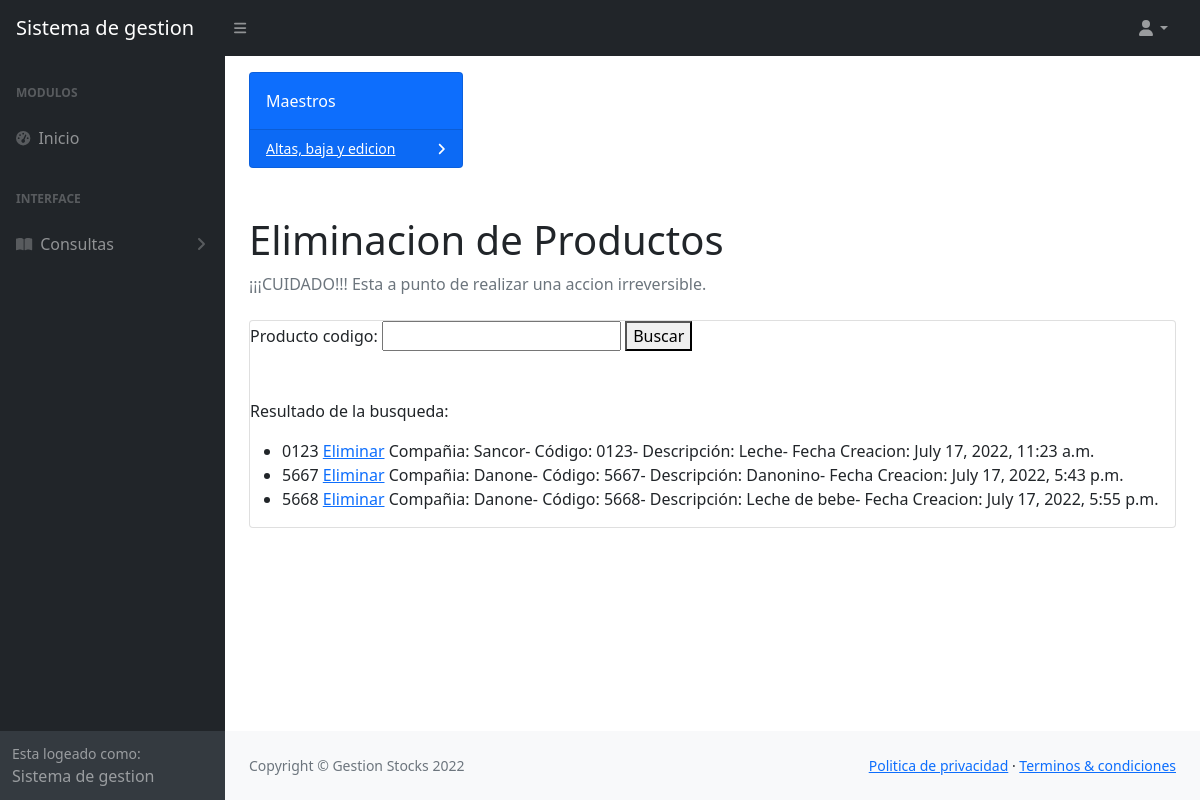
The page /eliminar_producto/ on the database as committed earlier.
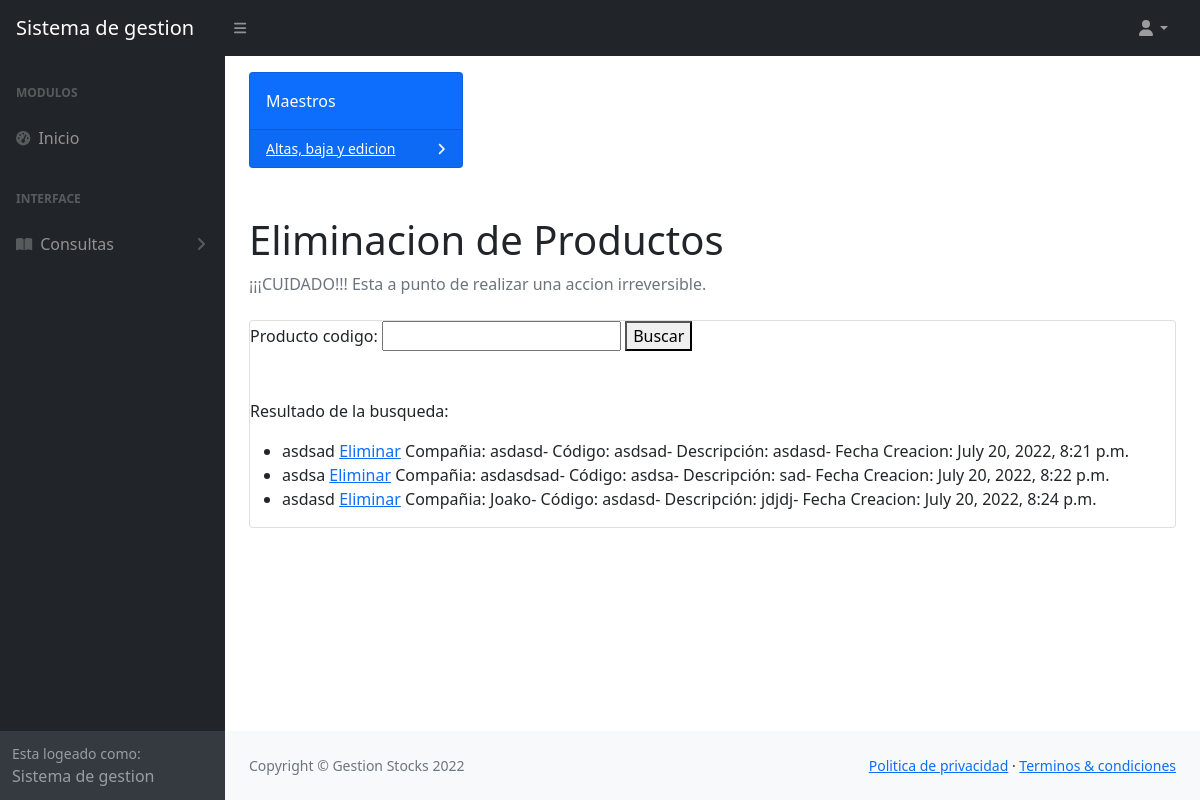
The same page on the database as committed later.
### vistas/models.py (models this page shows)
class Producto(models.Model):
    producto_cia = models.CharField(max_length=15)
    producto_codigo = models.CharField(max_length=10)
    producto_descripcion = models.CharField(max_length=30)
    producto_cantidad = models.IntegerField(null=0) #siempre empiezo en 0
    producto_costo = models.IntegerField(null=0)
    producto_fecha = models.DateTimeField(null=True)
    def __str__(self):
        return f'{self.producto_codigo}'

### vistas/views.py (the view)
# urls.py: path('eliminar_producto/', eliminar_producto, name = 'eliminar_producto'),
def eliminar_producto(request):
    id_producto = request.GET.get('producto_codigo')
    productos_listado = Producto.objects.all()
    if id_producto:
        productos_listado = Producto.objects.filter(producto_codigo=id_producto)
    else:
        productos_listado = Producto.objects.all()
        form = FormEliminarProducto()
    form = FormEliminarProducto()
    return render(request, 'eliminar_producto.html', {'form':form,'productos_listado':productos_listado})

### vistas/forms.py
class FormEliminarProducto(forms.Form):
    producto_codigo = forms.CharField(max_length=30)

### Templates/eliminar_producto.html (shortened to what this page needs)
{% extends 'busqueda_producto.html' %}
{% block sub_titulo %}
<h1 class="mt-4">Eliminacion de Productos</h1>
{% endblock sub_titulo %}
{% block sub_titulo_2 %}
<li class="breadcrumb-item active">¡¡¡CUIDADO!!! Esta a punto de realizar una accion irreversible.</li>
{% endblock sub_titulo_2 %}
{% block link %}href={% url 'maestro' %}{% endblock link %}
{% block accion %}
<form action= {% url 'eliminar_producto' %}>
{% endblock accion %}
{% block Form %}
{{producto}}
{% endblock Form %}
{% block botones %}
<a href={% url 'elimine_producto' producto.id %}>Eliminar</a>
{% endblock botones %}

### Templates/busqueda_producto.html (shortened to what this page needs)
{% extends 'index.html' %}
{% block campos %}
{% block accion %}{% endblock accion %}
{% block informacion %}
        {{form}}
        <button>Buscar</button>
<p>Resultado de la busqueda:</p>
    {% if productos_listado %}
    <ul>
        {%for producto in productos_listado%}
        <li>{% block Form %}{% endblock Form %}{% block botones %}{% endblock botones %}Compañia: {{producto.producto_cia}}- Código: {{producto.producto_codigo}}- Descripción: {{producto.producto_descripcion}}- Fecha Creacion: {{producto.producto_fecha}}</li>
        {% endfor %}
    </ul>
    {% else %}
    No se encontraron datos. Reintente.
    {% endif %}
{% endblock informacion %}
{% endblock campos %}

### Templates/index.html (shortened to what this page needs)
<!DOCTYPE html>
<html lang="en">
    <head>
        {% load static %}
        <link href="https://cdn.jsdelivr.net/npm/simple-datatables@latest/dist/style.css" rel="stylesheet" />
        <link href={% static 'vistas/css/styles.css' %} rel="stylesheet" />
    </head>
    <body class="sb-nav-fixed">
        <nav class="sb-topnav navbar navbar-expand navbar-dark bg-dark">
            <a class="navbar-brand ps-3" href="">Sistema de gestion</a>
            <button class="btn btn-link btn-sm order-1 order-lg-0 me-4 me-lg-0" id="sidebarToggle" href="#!"><i class="fas fa-bars"></i></button>
            <ul class="navbar-nav ms-auto ms-md-0 me-3 me-lg-4">
                <li class="nav-item dropdown">
                    <a class="nav-link dropdown-toggle" id="navbarDropdown" href="#" role="button" data-bs-toggle="dropdown" aria-expanded="false"><i class="fas fa-user fa-fw"></i></a>
                </li>
            </ul>
        </nav>
        <div id="layoutSidenav">
            <div id="layoutSidenav_nav">
                <nav class="sb-sidenav accordion sb-sidenav-dark" id="sidenavAccordion">
                    <div class="sb-sidenav-menu">
                        <div class="nav">
                            <div class="sb-sidenav-menu-heading">Modulos</div>
                            <a class="nav-link" href={% url 'index' %}>
                                <div class="sb-nav-link-icon"><i class="fas fa-tachometer-alt"></i></div>
                                Inicio
                            <div class="sb-sidenav-menu-heading">Interface</div>
                            <a class="nav-link collapsed" href="#" data-bs-toggle="collapse" data-bs-target="#collapsePages" aria-expanded="false" aria-controls="collapsePages">
                                <div class="sb-nav-link-icon"><i class="fas fa-book-open"></i></div>
                                Consultas
                                <div class="sb-sidenav-collapse-arrow"><i class="fas fa-angle-down"></i></div>
                            </a>
                        </div>
                    </div>
                    <div class="sb-sidenav-footer">
                        <div class="small">Esta logeado como:</div>
                        Sistema de gestion
                    </div>
                </nav>
            </div>
            <div id="layoutSidenav_content">
                <main>
                    <div class="container-fluid px-4">
                        {% block login %}
                        <div class="row">
                            <div class="col-xl-3 col-md-6">
                                <div class="card bg-primary text-white mb-4">
                                    <div class="card-body">Maestros</div>
                                    <div class="card-footer d-flex align-items-center justify-content-between">
                                        <a class="small text-white stretched-link" {% block link %}<a class="nav-link" href={% url 'maestro' %}>{% endblock link %}>Altas, baja y edicion</a>
                                        <div class="small text-white"><i class="fas fa-angle-right"></i></div>
                                    </div>
                                </div>
                            </div>
                        </div>
                        {% endblock login %}
                        {% block sub_titulo %}{% endblock sub_titulo %}
                        <ol class="breadcrumb mb-4">
                            {% block sub_titulo_2 %}{% endblock sub_titulo_2 %}
                        </ol>
                        {% block tarjeta %}
                        <div class="card mb-4">
                        {% endblock tarjeta %}
                            {% block campos %}Proyecto Final de Santiago Navalon y Rodrigo Gimenez{% endblock campos %}
                        </div>
                    </div>
                </main>
                <footer class="py-4 bg-light mt-auto">
                    <div class="container-fluid px-4">
                        <div class="d-flex align-items-center justify-content-between small">
                            <div class="text-muted">Copyright &copy; Gestion Stocks 2022</div>
                            <div>
                                <a href="#">Politica de privacidad</a>
                                &middot;
                                <a href="#">Terminos &amp; condiciones</a>
                            </div>
                        </div>
                    </div>
                </footer>
            </div>
        </div>
    </body>
</html>

Rows that differ between the two databases and show on the page:
removed Producto: producto_codigo "0123", producto_cia "Sancor", producto_descripcion "Leche", producto_fecha "July 17, 2022, 11:23 a.m."
removed Producto: producto_codigo "5667", producto_cia "Danone", producto_descripcion "Danonino", producto_fecha "July 17, 2022, 5:43 p.m."
removed Producto: producto_codigo "5668", producto_cia "Danone", producto_descripcion "Leche de bebe", producto_fecha "July 17, 2022, 5:55 p.m."
added Producto: producto_codigo "asdsad", producto_cia "asdasd", producto_descripcion "asdasd", producto_fecha "July 20, 2022, 8:21 p.m."
added Producto: producto_codigo "asdsa", producto_cia "asdasdsad", producto_descripcion "sad", producto_fecha "July 20, 2022, 8:22 p.m."
added Producto: producto_codigo "asdasd", producto_cia "Joako", producto_descripcion "jdjdj", producto_fecha "July 20, 2022, 8:24 p.m."
